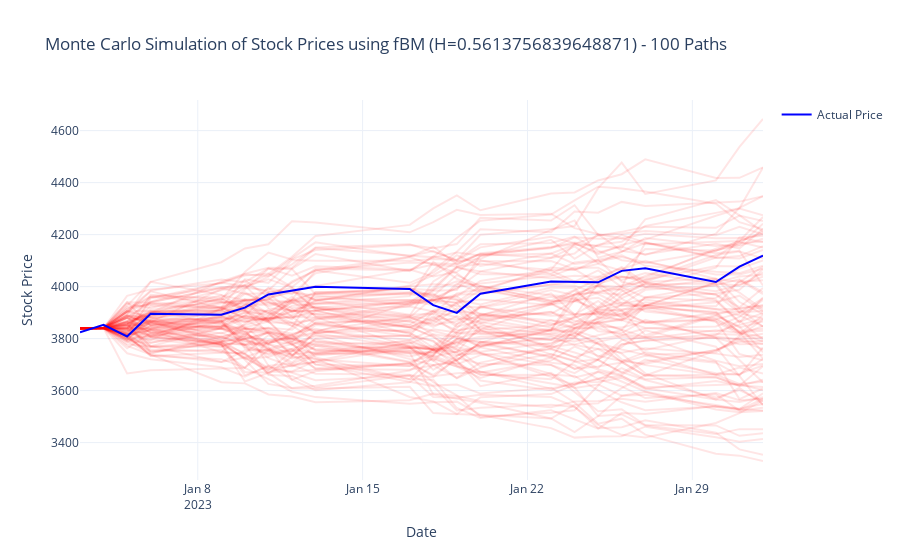

The notebook cell this image was saved under:
### Code cell
def montecarlo_simulation_and_plot(train_data, test_data, H, num_simulations=100):
    """
    Perform a Monte Carlo simulation by generating multiple fBM price paths and plot them 
    alongside the actual stock prices.
    
    Parameters:
        train_data (DataFrame): Training data containing columns 'price' and 'log_returns'.
        test_data (DataFrame): Testing data (used to determine the forecast horizon).
        H (float): Hurst exponent for the fBM model.
        num_simulations (int): Number of simulation paths to generate.
    """
    # Set seeds for reproducibility
    random.seed(42)
    np.random.seed(42)
    
    # Calculate drift (μ) and volatility (σ) from training log returns
    mu = train_data["log_returns"].mean()
    sigma = train_data["log_returns"].std()
    
    n_days = len(test_data)
    time_points = np.arange(n_days)
    S0 = train_data['price'].iloc[-1]
    
    simulation_paths = []
    
    for i in range(num_simulations):
        # For each simulation, sample a new fBM path
        fbm = FractionalBrownianMotion(hurst=H, t=n_days - 1)
        fbm_values = fbm.sample(n=n_days - 2)
        fbm_values = np.insert(fbm_values, 0, 0)  # align with the time vector
        sim_prices = S0 * np.exp(mu * time_points + sigma * fbm_values)
        simulation_paths.append(sim_prices)
    
    # Create a Plotly figure for the Monte Carlo simulation
    fig = go.Figure()
    
    # Add each simulated path (using low opacity to avoid clutter)
    for i, sim_prices in enumerate(simulation_paths):
        fig.add_trace(go.Scatter(
            x=test_data.index,
            y=sim_prices,
            mode='lines',
            name=f'Simulation {i+1}',
            line=dict(color='rgba(255, 0, 0, 0.1)'),  # Red with transparency
            showlegend=False  # Hide individual simulation legends
        ))
    
    # Overlay the actual prices
    fig.add_trace(go.Scatter(
        x=test_data.index,
        y=test_data["price"],
        mode='lines',
        name='Actual Price',
        line=dict(color='blue', width=2)
    ))
    
    # Update plot layout
    fig.update_layout(
        title=f"Monte Carlo Simulation of Stock Prices using fBM (H={H}) - {num_simulations} Paths",
        xaxis_title="Date",
        yaxis_title="Stock Price",
        template="plotly_white"
    )
    
    fig.show()

montecarlo_simulation_and_plot(SNP_training_df, SNP_testing_df, SNP_hurst_est, num_simulations=100)
